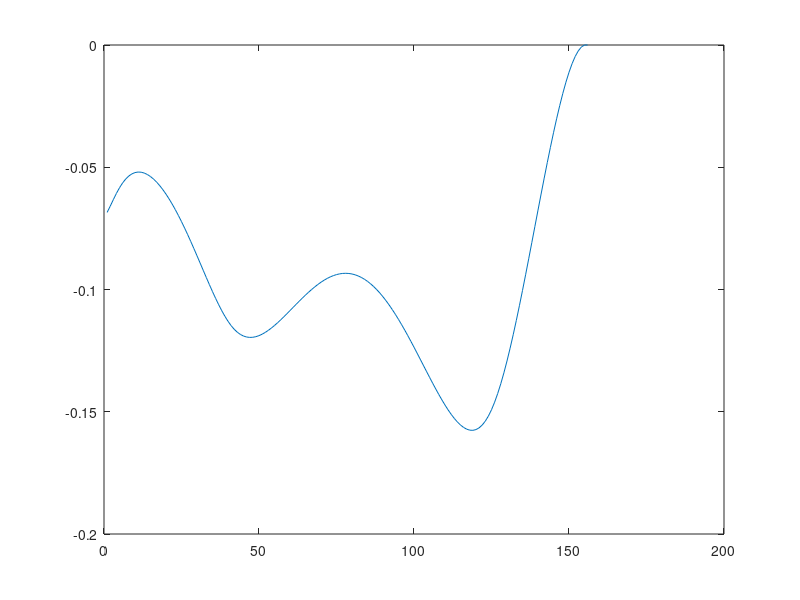

The MATLAB script that drew this image:
clc;clear
A=[
0 0.346971 -0.0237605 -14.6029
0 0.374488 -0.0246951 -15.1644
0 0.406825 -0.0257394 -15.8055
0 0.443304 -0.0269091 -16.4741
0 0.483283 -0.0282195 -17.1259
0 0.526158 -0.0296848 -17.7248
0 0.57136 -0.0313183 -18.2437
0 0.618356 -0.0331323 -18.6633
0 0.666651 -0.0351379 -18.9724
0 0.71578 -0.0373453 -19.1665
0 0.765316 -0.0397631 -19.2469
0 0.814864 -0.0423986 -19.2191
0 0.864062 -0.0452577 -19.0921
0 0.91258 -0.0483445 -18.8766
0 0.960119 -0.0516617 -18.5847
0 1.00641 -0.0552099 -18.2288
0 1.05122 -0.0589877 -17.821
0 1.09433 -0.0629917 -17.3726
0 1.13556 -0.0672162 -16.8942
0 1.17476 -0.0716531 -16.3952
0 1.21181 -0.0762918 -15.8839
0 1.24659 -0.0811192 -15.3674
0 1.27904 -0.0861193 -14.8519
0 1.30909 -0.0912734 -14.3425
0 1.33672 -0.0965601 -13.8434
0 1.36191 -0.101955 -13.358
0 1.38469 -0.107431 -12.8891
0 1.40508 -0.112958 -12.4389
0 1.42313 -0.118504 -12.0091
0 1.43892 -0.124033 -11.6011
0 1.45254 -0.129508 -11.2158
0 1.46409 -0.134889 -10.854
0 1.4737 -0.140135 -10.5163
0 1.4815 -0.1452 -10.2031
0 1.48764 -0.150043 -9.91479
0 1.4923 -0.15462 -9.65141
0 1.49565 -0.158887 -9.41327
0 1.49788 -0.162808 -9.20033
0 1.49921 -0.166341 -9.01284
0 1.49984 -0.169462 -8.85057
0 1.5 -0.172153 -8.71317
0 1.5 -0.174395 -8.60116
0 1.49999 -0.176198 -8.5131
0 1.49999 -0.177578 -8.44692
0 1.49997 -0.178548 -8.40092
0 1.49988 -0.179131 -8.37309
0 1.49968 -0.179351 -8.3617
0 1.49933 -0.179231 -8.36535
0 1.49881 -0.178797 -8.38271
0 1.49808 -0.178075 -8.41265
0 1.49714 -0.17709 -8.45413
0 1.49597 -0.175868 -8.50617
0 1.49455 -0.174435 -8.56794
0 1.49288 -0.172816 -8.63859
0 1.49097 -0.171034 -8.71735
0 1.48879 -0.169114 -8.80346
0 1.48637 -0.16708 -8.89617
0 1.4837 -0.164953 -8.9947
0 1.48079 -0.162755 -9.09829
0 1.47765 -0.160508 -9.20611
0 1.47429 -0.158231 -9.31731
0 1.47072 -0.155945 -9.43102
0 1.46695 -0.153668 -9.54627
0 1.463 -0.151417 -9.66209
0 1.45888 -0.149209 -9.77742
0 1.4546 -0.14706 -9.89117
0 1.45017 -0.144986 -10.0022
0 1.44562 -0.142999 -10.1093
0 1.44096 -0.141114 -10.2113
0 1.43619 -0.139342 -10.307
0 1.43134 -0.137694 -10.3951
0 1.42642 -0.13618 -10.4745
0 1.42143 -0.134808 -10.5441
0 1.4164 -0.133588 -10.6027
0 1.41132 -0.132525 -10.6494
0 1.40622 -0.131628 -10.6833
0 1.4011 -0.1309 -10.7036
0 1.39597 -0.130346 -10.7097
0 1.39084 -0.12997 -10.7013
0 1.38572 -0.129773 -10.678
0 1.3806 -0.129757 -10.6399
0 1.37549 -0.129923 -10.587
0 1.37041 -0.130269 -10.5198
0 1.36534 -0.130795 -10.4388
0 1.36029 -0.131498 -10.3446
0 1.35527 -0.132375 -10.2381
0 1.35026 -0.133421 -10.1203
0 1.34527 -0.134631 -9.99222
0 1.34029 -0.136 -9.85508
0 1.33532 -0.137519 -9.71007
0 1.33036 -0.139182 -9.55844
0 1.3254 -0.140978 -9.40143
0 1.32042 -0.142899 -9.24029
0 1.31544 -0.144933 -9.0762
0 1.31043 -0.147068 -8.91034
0 1.30538 -0.149293 -8.7438
0 1.3003 -0.151592 -8.5776
0 1.29516 -0.153952 -8.41272
0 1.28996 -0.156358 -8.25003
0 1.28468 -0.158792 -8.09034
0 1.27932 -0.161237 -7.93439
0 1.27385 -0.163674 -7.78284
0 1.26828 -0.166086 -7.6363
0 1.26258 -0.16845 -7.49531
0 1.25675 -0.170746 -7.36035
0 1.25077 -0.172953 -7.23189
0 1.24464 -0.175046 -7.11034
0 1.23833 -0.177003 -6.99609
0 1.23183 -0.178798 -6.88953
0 1.22514 -0.180406 -6.79104
0 1.21825 -0.181801 -6.70099
0 1.21114 -0.182957 -6.61979
0 1.2038 -0.183845 -6.54789
0 1.19623 -0.184438 -6.48578
0 1.18841 -0.184707 -6.43402
0 1.18034 -0.184623 -6.39326
0 1.17202 -0.184156 -6.36427
0 1.16343 -0.183277 -6.34794
0 1.15458 -0.181958 -6.34531
0 1.14546 -0.180169 -6.35767
0 1.13607 -0.177888 -6.3864
0 1.12641 -0.17509 -6.43331
0 1.11648 -0.17176 -6.50023
0 1.10629 -0.167893 -6.58927
0 1.09585 -0.163482 -6.70318
0 1.08516 -0.158546 -6.84445
0 1.07423 -0.153122 -7.01551
0 1.06307 -0.147259 -7.21907
0 1.05171 -0.141004 -7.45872
0 1.04015 -0.134414 -7.73844
0 1.02842 -0.127543 -8.06336
0 1.01654 -0.12045 -8.43953
0 1.00453 -0.113193 -8.87455
0 0.992431 -0.105825 -9.378
0 0.980263 -0.0984014 -9.96187
0 0.968062 -0.0909715 -10.6414
0 0.955865 -0.0835838 -11.436
0 0.943714 -0.0762842 -12.371
0 0.93165 -0.0691159 -13.4795
0 0.919719 -0.06212 -14.8055
0 0.907971 -0.0553351 -16.4086
0 0.896457 -0.0487973 -18.371
0 0.885232 -0.042541 -20.8089
0 0.874355 -0.0365984 -23.8905
0 0.863885 -0.031 -27.8673
0 0.853887 -0.0257751 -33.1284
0 0.844427 -0.0209512 -40.3044
0 0.835572 -0.0165555 -50.4709
0 0.827395 -0.0126142 -65.5923
0 0.819969 -0.00915324 -89.5823
0 0.813368 -0.00619863 -131.217
0 0.80767 -0.00377685 -213.848
0.0369063 0.802953 -0.00191787 -418.67
0.0920469 0.799298 -0.000652144 -1225.65
0.110319 0.796785 -3.8385e-07 -2.07577e+06
0.110319 0.795561 0 0
    ];
y1=A(:,2);
y2=A(:,3);
y3=y2./y1;
x=1:156;
plot(x,y3)
% plot(x,y1)
% hold on
